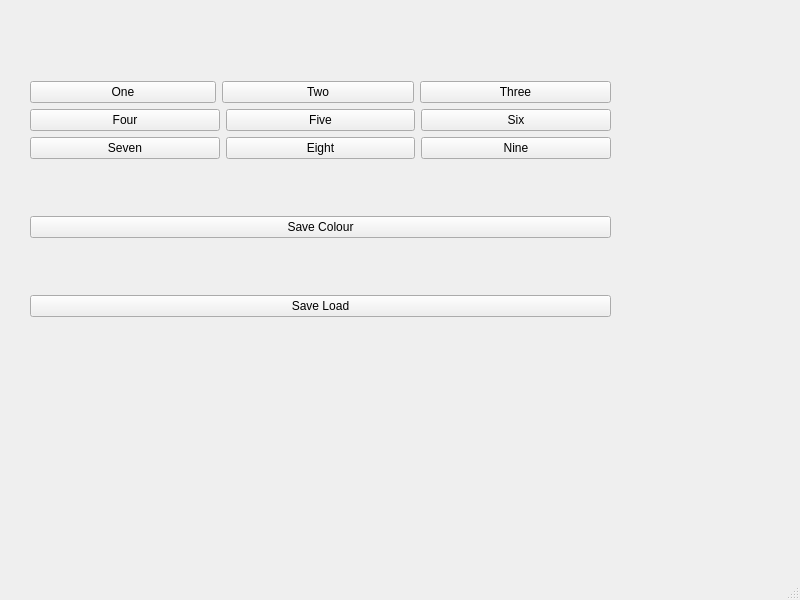
<?xml version="1.0" encoding="UTF-8"?>
<ui version="4.0">
 <class>MainWindow</class>
 <widget class="QMainWindow" name="MainWindow">
  <property name="geometry">
   <rect>
    <x>0</x>
    <y>0</y>
    <width>800</width>
    <height>600</height>
   </rect>
  </property>
  <property name="windowTitle">
   <string>MainWindow</string>
  </property>
  <widget class="QWidget" name="centralwidget">
   <widget class="QWidget" name="">
    <property name="geometry">
     <rect>
      <x>30</x>
      <y>30</y>
      <width>581</width>
      <height>341</height>
     </rect>
    </property>
    <layout class="QVBoxLayout" name="verticalLayout_2">
     <item>
      <layout class="QVBoxLayout" name="verticalLayout">
       <item>
        <layout class="QHBoxLayout" name="horizontalLayout_2">
         <item>
          <layout class="QHBoxLayout" name="horizontalLayout">
           <item>
            <layout class="QHBoxLayout" name="horizontalLayout_5">
             <item>
              <widget class="QPushButton" name="One">
               <property name="maximumSize">
                <size>
                 <width>186</width>
                 <height>23</height>
                </size>
               </property>
               <property name="text">
                <string>One</string>
               </property>
              </widget>
             </item>
             <item>
              <widget class="QPushButton" name="Two">
               <property name="text">
                <string>Two</string>
               </property>
              </widget>
             </item>
             <item>
              <widget class="QPushButton" name="Three">
               <property name="text">
                <string>Three</string>
               </property>
              </widget>
             </item>
            </layout>
           </item>
          </layout>
         </item>
        </layout>
       </item>
       <item>
        <layout class="QHBoxLayout" name="horizontalLayout_3">
         <item>
          <widget class="QPushButton" name="Four">
           <property name="text">
            <string>Four</string>
           </property>
          </widget>
         </item>
         <item>
          <widget class="QPushButton" name="Five">
           <property name="text">
            <string>Five</string>
           </property>
          </widget>
         </item>
         <item>
          <widget class="QPushButton" name="Six">
           <property name="text">
            <string>Six</string>
           </property>
          </widget>
         </item>
        </layout>
       </item>
       <item>
        <layout class="QHBoxLayout" name="horizontalLayout_4">
         <item>
          <widget class="QPushButton" name="Seven">
           <property name="text">
            <string>Seven</string>
           </property>
          </widget>
         </item>
         <item>
          <widget class="QPushButton" name="Eight">
           <property name="text">
            <string>Eight</string>
           </property>
          </widget>
         </item>
         <item>
          <widget class="QPushButton" name="Nine">
           <property name="text">
            <string>Nine</string>
           </property>
          </widget>
         </item>
        </layout>
       </item>
      </layout>
     </item>
     <item>
      <widget class="QPushButton" name="SaveColour">
       <property name="text">
        <string>Save Colour</string>
       </property>
      </widget>
     </item>
     <item>
      <widget class="QPushButton" name="SaveLoad">
       <property name="text">
        <string>Save Load</string>
       </property>
      </widget>
     </item>
    </layout>
   </widget>
  </widget>
  <widget class="QStatusBar" name="statusbar"/>
 </widget>
 <resources/>
 <connections/>
</ui>
